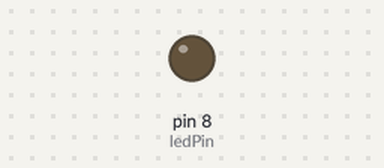
Recording of a sketch running on a simulated Arduino Uno, built with avr-gcc and run on an emulated ATmega328P. Parts: output pins drawn as LEDs (lit = HIGH).

Above: at 0.5 s.
At 2.0 s:
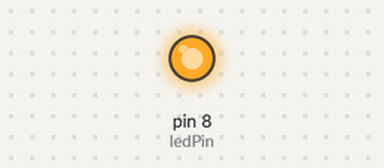
Timing chart, 0 to 6.4 s (numbered marks = the images above):
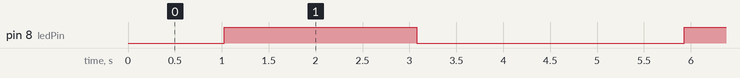

The sketch:

Control_led_with_loop.ino
```cpp
#define ledPin 8    // the pin that the LED is attached to

void setup ()
{
  pinMode(ledPin, OUTPUT);  // declare pin 9 to be an output:
}

void loop()
{
  for (int a=0; a<=255;a++)               //loop from 0 to 255
  {
    analogWrite(ledPin, a);               // set the brightness of pin 9:
    delay(8);                             //wait for 8 microseconds
  }
    for (int a=255; a>=0;a--)             //loop from 255 down to 0
  {
    analogWrite(ledPin, a);               // set the brightness of pin 9:
    delay(8);                             //wait for 8 microseconds
  }
  delay(800);                             //wait for 800 microseconds
}
```

Measured:
- by itself, pin 8 (ledPin): alternates HIGH for 2.1 s and LOW for 2.9 s
